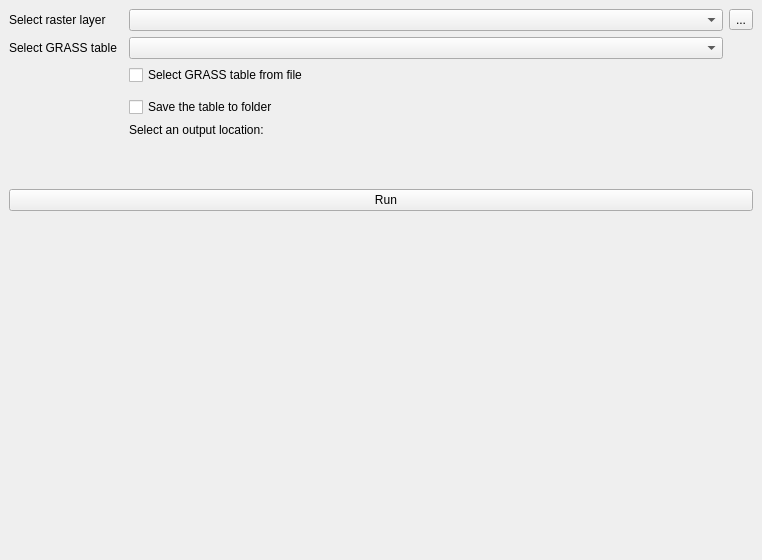
<?xml version="1.0" encoding="UTF-8"?>
<ui version="4.0">
 <class>GRASSGISColorTableImportDockWidgetBase</class>
 <widget class="QDockWidget" name="GRASSGISColorTableImportDockWidgetBase">
  <property name="geometry">
   <rect>
    <x>0</x>
    <y>0</y>
    <width>762</width>
    <height>560</height>
   </rect>
  </property>
  <property name="windowTitle">
   <string>GRASS GIS Color Table Import</string>
  </property>
  <widget class="QWidget" name="dockWidgetContents">
   <layout class="QGridLayout" name="gridLayout">
    <item row="9" column="0">
     <spacer name="verticalSpacer_fixed">
      <property name="orientation">
       <enum>Qt::Vertical</enum>
      </property>
      <property name="sizeType">
       <enum>QSizePolicy::Fixed</enum>
      </property>
      <property name="sizeHint" stdset="0">
       <size>
        <width>20</width>
        <height>40</height>
       </size>
      </property>
     </spacer>
    </item>
    <item row="12" column="0">
     <spacer name="verticalSpacer">
      <property name="orientation">
       <enum>Qt::Vertical</enum>
      </property>
      <property name="sizeHint" stdset="0">
       <size>
        <width>20</width>
        <height>40</height>
       </size>
      </property>
     </spacer>
    </item>
    <item row="9" column="2">
     <widget class="QgsFileWidget" name="OutputFileWidget">
      <property name="filter">
       <string>*.qml</string>
      </property>
      <property name="storageMode">
       <enum>QgsFileWidget::SaveFile</enum>
      </property>
     </widget>
    </item>
    <item row="2" column="2">
     <widget class="QComboBox" name="GRASScomboBox">
      <property name="sizePolicy">
       <sizepolicy hsizetype="Expanding" vsizetype="Fixed">
        <horstretch>0</horstretch>
        <verstretch>0</verstretch>
       </sizepolicy>
      </property>
      <property name="editable">
       <bool>false</bool>
      </property>
      <property name="iconSize">
       <size>
        <width>80</width>
        <height>20</height>
       </size>
      </property>
     </widget>
    </item>
    <item row="2" column="0">
     <widget class="QLabel" name="GRASSlabel">
      <property name="text">
       <string>Select GRASS table</string>
      </property>
     </widget>
    </item>
    <item row="8" column="2">
     <widget class="QLabel" name="OutputLocationLabel">
      <property name="text">
       <string>Select an output location:</string>
      </property>
     </widget>
    </item>
    <item row="4" column="2">
     <widget class="QCheckBox" name="SelectFileCheckBox">
      <property name="text">
       <string>Select GRASS table from file</string>
      </property>
     </widget>
    </item>
    <item row="1" column="2">
     <widget class="QgsMapLayerComboBox" name="mMapLayerComboBox"/>
    </item>
    <item row="5" column="2">
     <widget class="QgsFileWidget" name="SelectFileWidget"/>
    </item>
    <item row="1" column="0">
     <widget class="QLabel" name="LayerLabel">
      <property name="text">
       <string>Select raster layer</string>
      </property>
     </widget>
    </item>
    <item row="6" column="2">
     <widget class="QCheckBox" name="SaveFileCheckBox">
      <property name="text">
       <string>Save the table to folder</string>
      </property>
     </widget>
    </item>
    <item row="1" column="3">
     <widget class="QToolButton" name="LayerFileSelectButton">
      <property name="text">
       <string>...</string>
      </property>
     </widget>
    </item>
    <item row="10" column="0" colspan="4">
     <widget class="QPushButton" name="RunButton">
      <property name="text">
       <string>   Run</string>
      </property>
      <property name="icon">
       <iconset>
        <normaloff>../icon.png</normaloff>../icon.png</iconset>
      </property>
     </widget>
    </item>
   </layout>
  </widget>
 </widget>
 <customwidgets>
  <customwidget>
   <class>QgsFileWidget</class>
   <extends>QWidget</extends>
   <header>qgsfilewidget.h</header>
  </customwidget>
  <customwidget>
   <class>QgsMapLayerComboBox</class>
   <extends>QComboBox</extends>
   <header>qgsmaplayercombobox.h</header>
  </customwidget>
 </customwidgets>
 <resources/>
 <connections/>
</ui>
